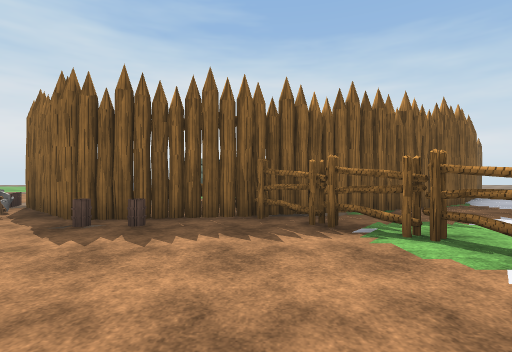
[1] (above)

23 first-person views from a walk through a 3-D level made in the Unity game engine. The camera is 1.4 m above the floor, looks level and sees 85° across. The floor is counted in squares, 2 m on a side. Each view is taken from the middle of a square. On the plan, view 1 faces up. The plan holds only what a view shows up to about 9 squares ahead; the rest is blank. The place goes on beyond the plan. The player is left out. Some surface patterns are stand-ins.

[2]
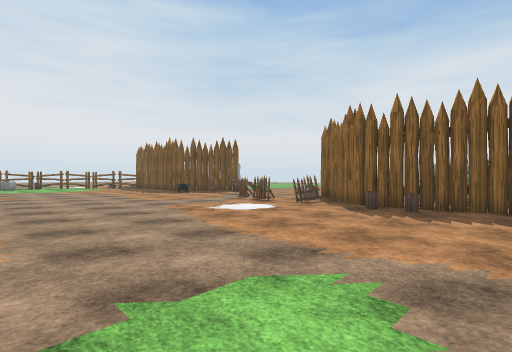

[3]
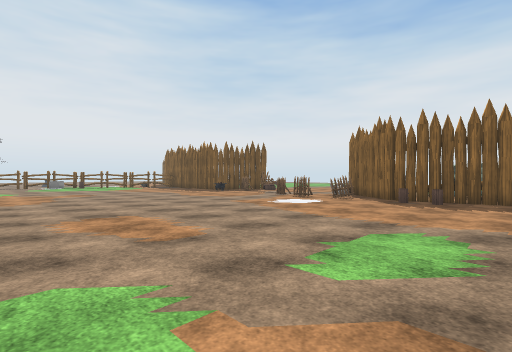

[4]
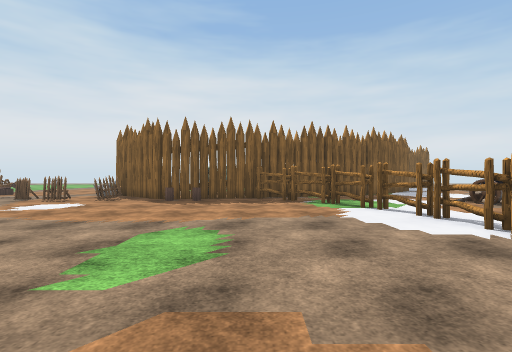

[5]
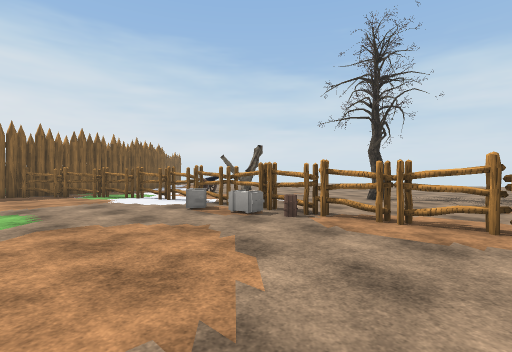

[6]
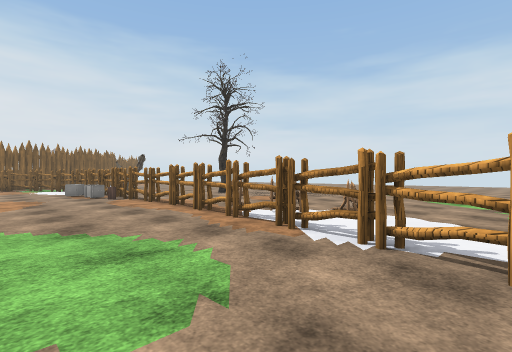

[7]
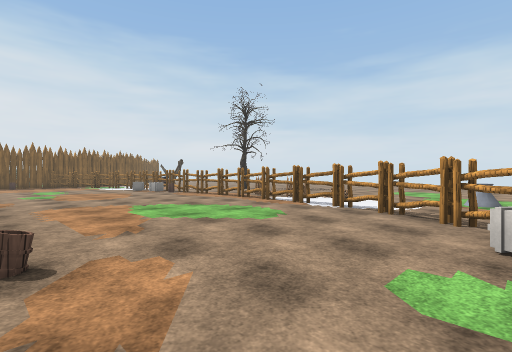

[8]
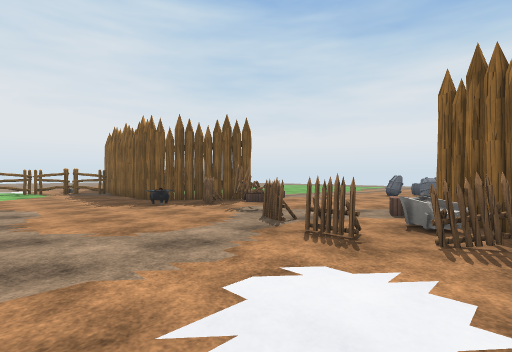

[9]
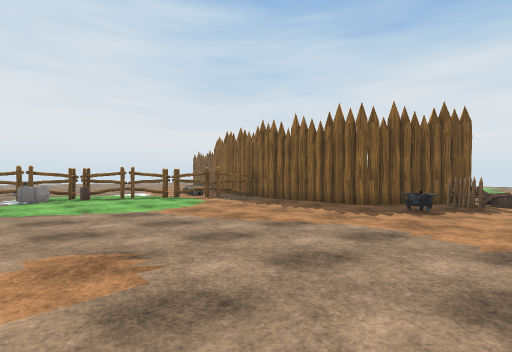

[10]
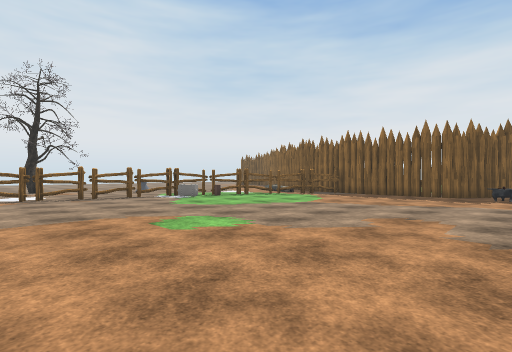

[11]
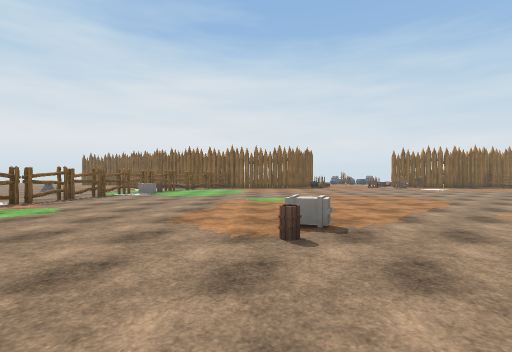

[12]
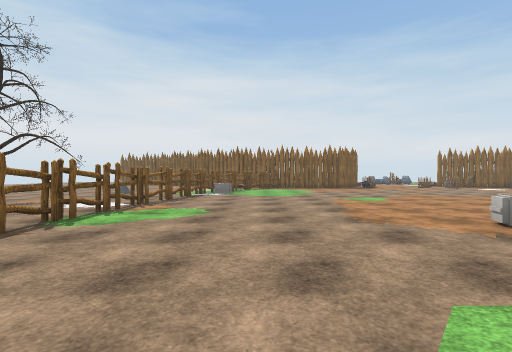

[13]
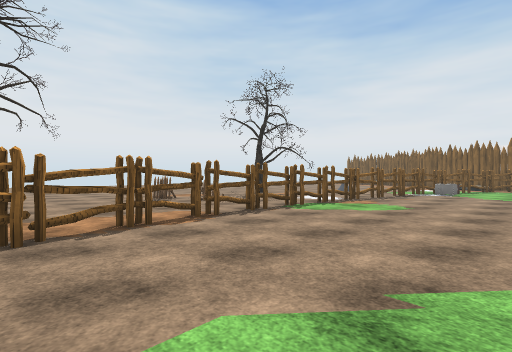

[14]
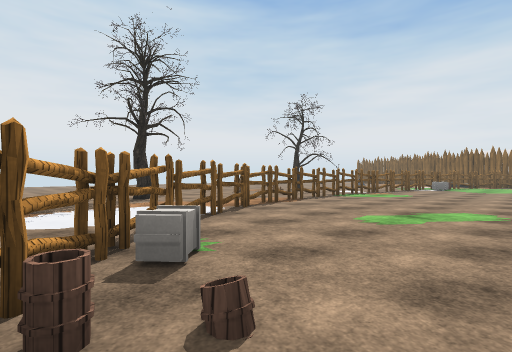

[15]
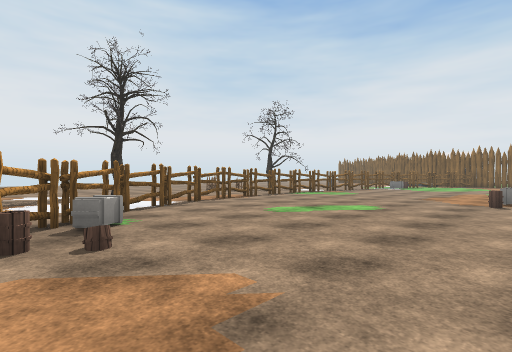

[16]
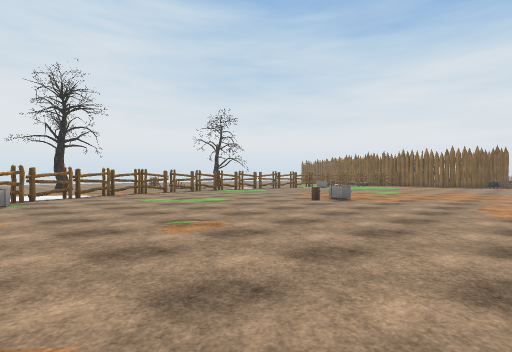

[17]
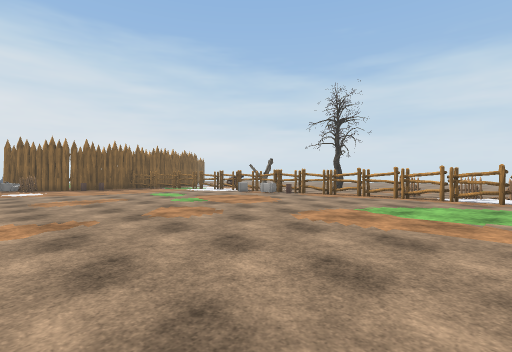

[18]
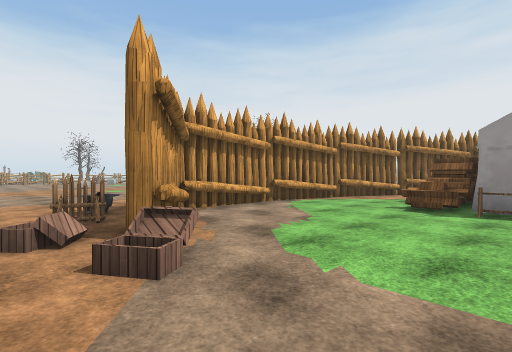

[19]
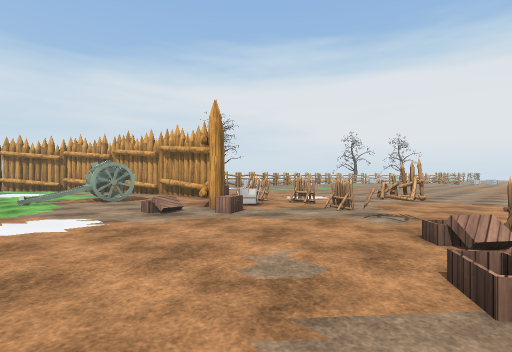

[20]
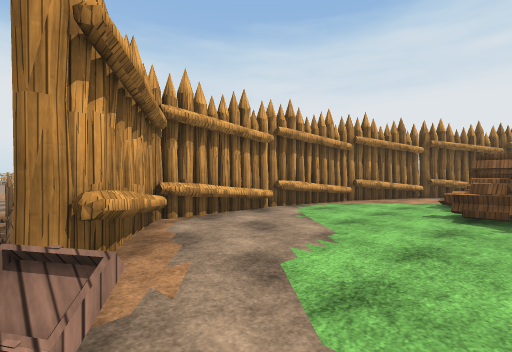

[21]
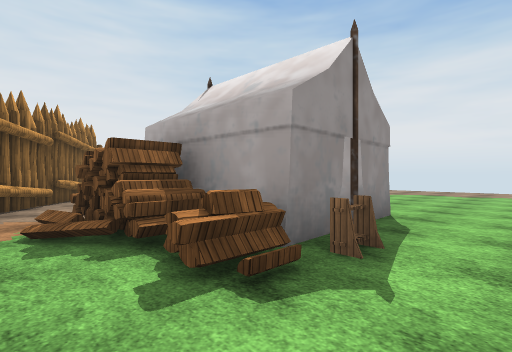

[22]
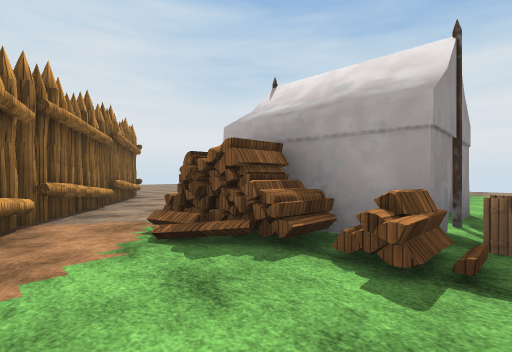

[23]
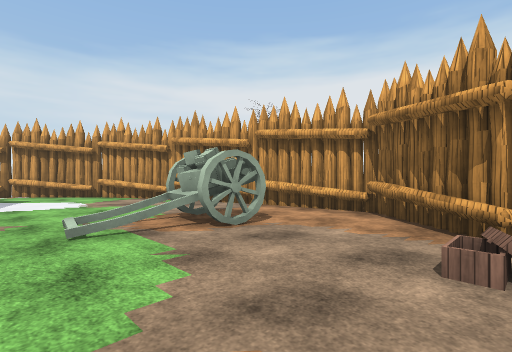

### Floor plan
Key: @ floor where view 1 was taken; # wall or solid block; x gap in a wall; . floor; C chest; F fence; A cannon; T thing the floor can be seen under or through; O other object.
Columns run from 27 left of view 1 to 10 right of it. Each row starts with its distance up from view 1.
 10    #..    ##O...................
  9    ##..  O#O......................#
  8     ##..OOOO.....C.......OO......##
  7      ###.........xC...C..OO....###.
  6        ##.......##...C##.....###..
  5         #########F.F..O#######....
  4             ....O...FF.F.O..#.....
  3            ..................#...A
  2          #....................#..
  1         .#....................#.
  0        .#O.................@..#.
 -1        .xO....................x.O
 -2         #....................O#...
 -3       .#......................O....
 -4       .#......................O....#
 -5      ..x......................#.......
 -6      ..x............ .........#.......
 -7      ..T...........  .........x.....
 -8     O..T......O....  .........#O....
 -9    F...x.....O.....  .........x.....
-10  ......x...........  .........#FF....
-11 .......x...........  .........#......
-12 .......#...........     O.....x.....
-13     #..#...........     ......#....
-14    .....#..........     .....#..O..
-15    .....#..........     ...O#.
-16    ......#O........
-17       ....#O...

Where each view was taken, in squares from view 1:
view 1: 0 up, 0 right, facing up
view 2: 2 down, 0 right, facing up-left
view 3: 4 down, 0 right, facing up-left
view 4: 4 down, 0 right, facing up
view 5: 7 down, 1 left, facing up-right
view 6: 13 down, 0 right, facing up-right
view 7: 15 down, 3 left, facing up-right
view 8: 1 up, 4 left, facing up-left
view 9: 2 down, 9 left, facing up-left
view 10: 6 down, 10 left, facing up-left
view 11: 12 down, 14 left, facing up
view 12: 12 down, 17 left, facing up
view 13: 13 down, 16 left, facing up-left
view 14: 17 down, 15 left, facing up-left
view 15: 17 down, 13 left, facing up-left
view 16: 16 down, 9 left, facing up-left
view 17: 11 down, 6 left, facing up-right
view 18: 10 up, 9 left, facing down-left
view 19: 10 up, 10 left, facing down-right
view 20: 9 up, 10 left, facing down-left
view 21: 7 up, 14 left, facing up-left
view 22: 6 up, 15 left, facing up-left
view 23: 10 up, 5 left, facing down-right
